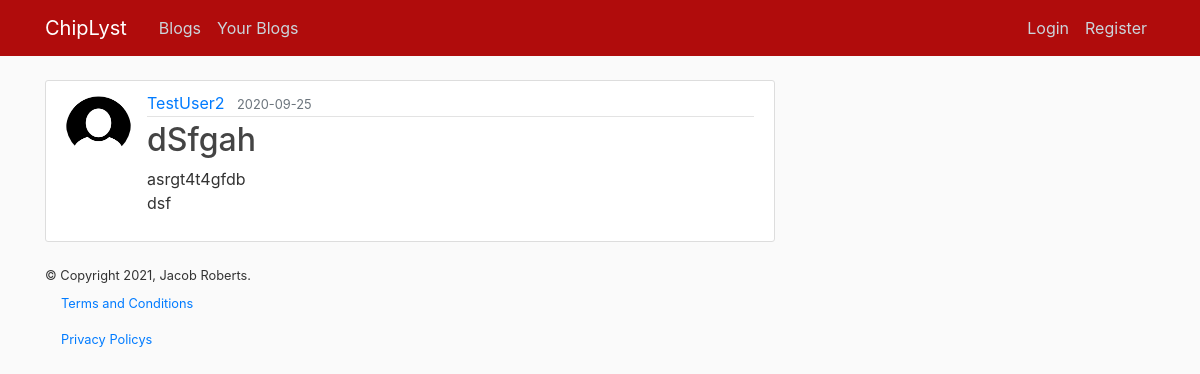
/post/6, run on an earlier commit of the app's database.
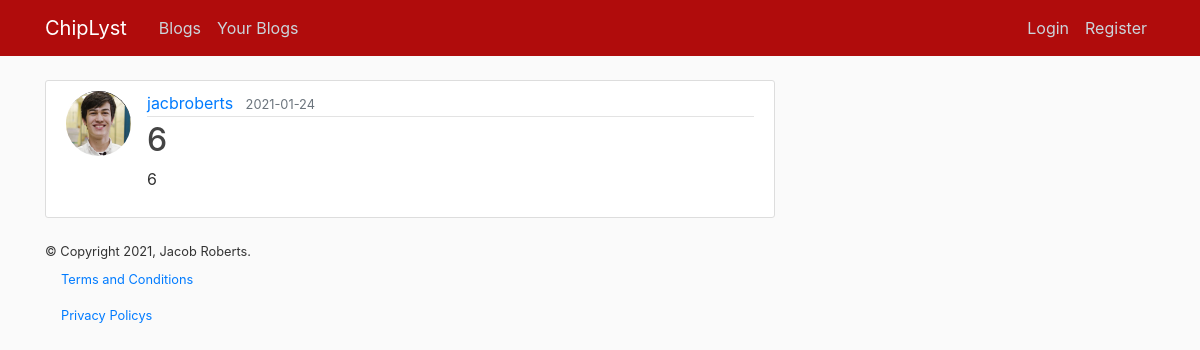
And on a later commit of the database.
### main/models.py (models this page shows, shortened)
class User(db.Model, UserMixin):
    id = db.Column(db.Integer, primary_key=True)
    username = db.Column(db.String(20), unique=True, nullable=False)
    email= db.Column(db.String(120), unique=True, nullable=False)
    image_file = db.Column(db.String(20), nullable=False, default='default.jpg')
    password = db.Column(db.String(80), nullable=False)
    posts = db.relationship('Post', backref='author', lazy=True)
    lists = db.relationship('Lists', backref='author',lazy=True)
    group_memberships = db.relationship('Groups',backref=db.backref('user_memberships',lazy='select'))

class Post(db.Model):
    id = db.Column(db.Integer, primary_key=True)
    title = db.Column(db.String(100), nullable=False)
    date_posted = db.Column(db.DateTime, nullable=False, default=datetime.utcnow)
    content = db.Column(db.Text, nullable=False)
    user_id = db.Column(db.Integer, db.ForeignKey('user.id'), nullable=False)

### main/routes.py (the view)
@app.route("/post/<int:post_id>")
def post(post_id):
    post = Post.query.get_or_404(post_id)
    return render_template('post.html',title=post.title, post=post)

### main/templates/post.html (shortened to what this page needs)
{% extends "layout.html" %}
{% block content %}
  <article class="media content-section">
    <img class="rounded-circle article-img" src="{{ url_for('static', filename='profilepics/' + post.author.image_file) }}">
    <div class="media-body">
      <div class="article-metadata">
        <a class="mr-2" href="{{ url_for('user_posts', username=post.author.username)}}">{{ post.author.username }}</a>
        <small class="text-muted">{{ post.date_posted.strftime('%Y-%m-%d') }}</small>
      </div>
      <h2 class="article-title">{{ post.title }}</h2>
      <p class="article-content">{{ post.content }}</p>
    </div>
  </article>
{% endblock content %}

What changed in the data, as far as the page shows it:
removed User: image_file (placeholder picture), author.username "TestUser2"
now on this page (row edited): User: image_file (picture), author.username "jacbroberts"
changed Post: date_posted "2020-09-25" → "2021-01-24"; title "dSfgah" → "6"; content "asrgt4t4gfdb dsf" → "6"
